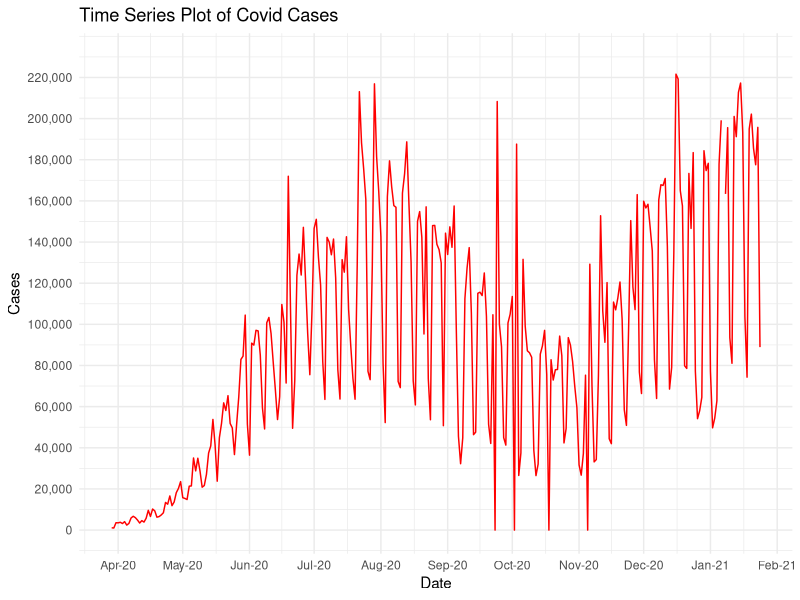

This chart was generated by the following R code:
## ---- chunk 1
knitr::opts_chunk$set(echo = TRUE)
library(ggplot2)
library(tidyverse)
## ---- chunk 2
covid = read_csv("data_covid.csv") 
covid$date_time = as.Date(covid$date, format = "%m/%d/%y")
plot1 = ggplot(covid, aes(x = date_time, y = cases)) +
  geom_line(color = "Red") +
  labs(title = "Time Series Plot of Covid Cases", x = "Date", y = "Cases") +
  scale_x_date(date_breaks = "months" , date_labels = "%b-%y") +
  scale_y_continuous(labels = scales::comma, limits = c(0,230000), breaks=seq(0,220000,20000)) +
  theme_minimal()
## ---- chunk 3
theme(plot.title = element_text(hjust = 0.5))
plot1
